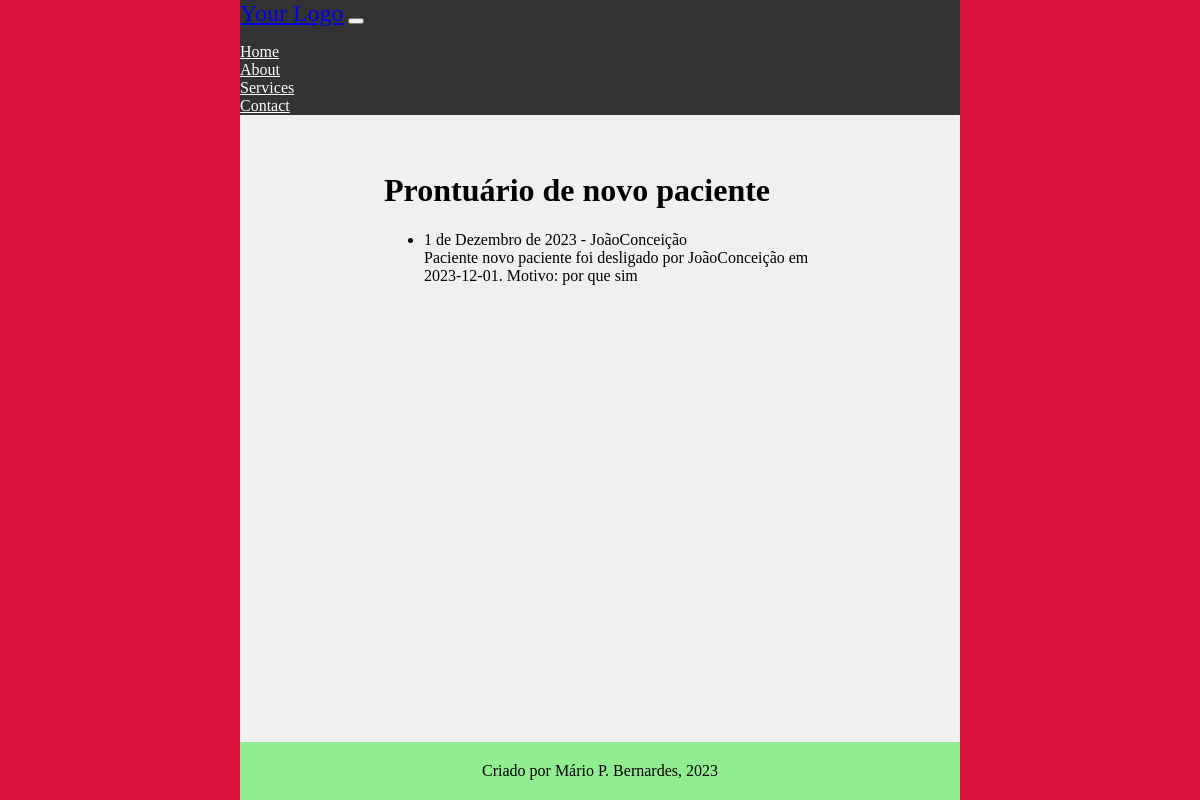
The page /main/prontuario/7896548/ (signed in) on the database as committed earlier.
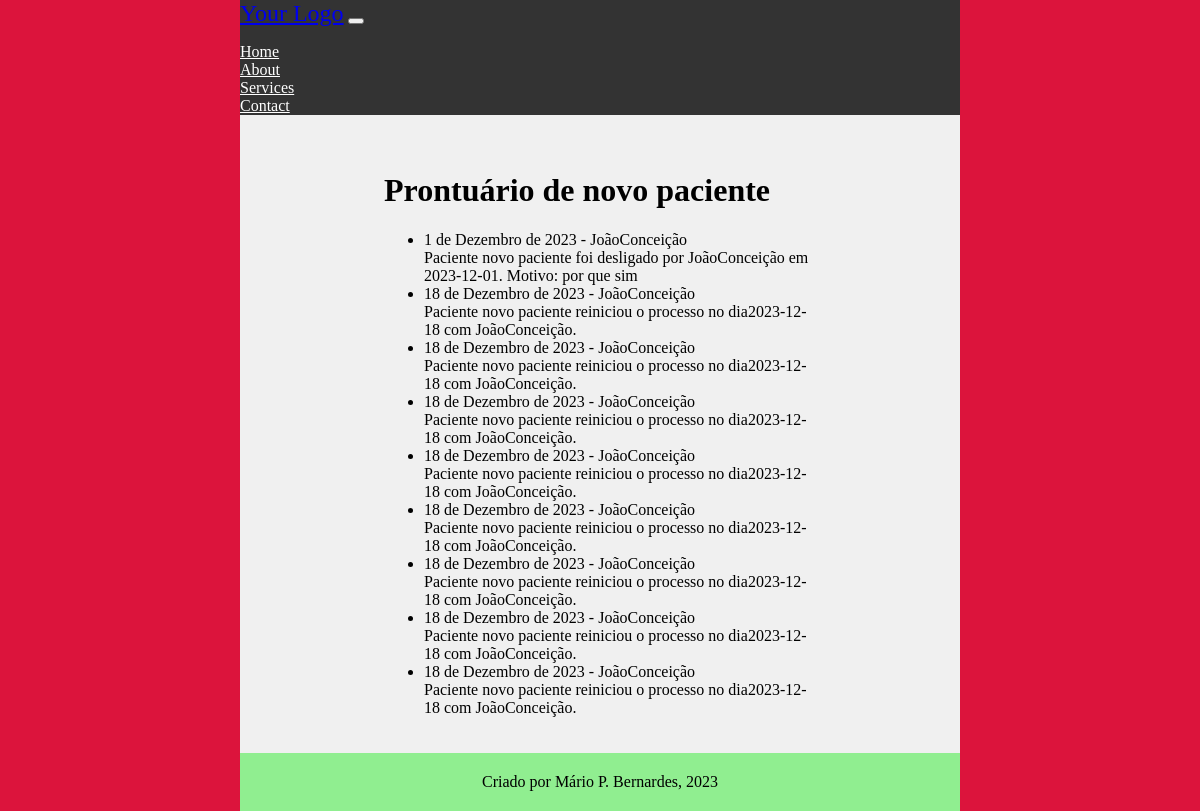
The same page on the database as committed later.
### main/models.py (models this page shows, shortened)
class CadastroPacientes(models.Model):
    nome = models.CharField(verbose_name='Nome do Paciente', max_length=100,
                            validators=[validate_letters, MinLengthValidator(limit_value=5)])
    prontuario_numero = models.CharField(verbose_name='Nº de Prontuario', max_length=7,
                                         unique=True, validators=[validate_numbers, MinLengthValidator(limit_value=7)]
                                         )
    nascimento = models.DateField(verbose_name='Data de Nascimento', help_text='dd/mm/aaaa',
                                  validators=[validate_date_past])
    responsavel_legal = models.CharField(verbose_name='Responsável Legal', max_length=100,
                                         null=True, blank=True, validators=[validate_letters,
                                                                            MinLengthValidator(limit_value=5)])
    data_inicio = models.DateField(verbose_name='Data de Inicio', help_text='dd/mm/aaaa')
    data_final = models.DateField(verbose_name='Data do Desligamento', help_text='dd/mm/aaaa', blank=True, null=True,
                                  validators=[validate_date_past])
    desligado = models.BooleanField(verbose_name='Desligado', help_text='Paciente desligado', default=False)
    cpf_numero = models.CharField(verbose_name='CPF', max_length=11, unique=True,
                                  validators=[validate_numbers, MinLengthValidator(limit_value=11)])
    MOD_CHOICES = (
        (0, 'Individual'),
        (1, 'Grupo'),
        (2, 'Casal'),
    )
    modalidade_atendimento = models.IntegerField(verbose_name='Modalidade', choices=MOD_CHOICES)
    grupo = models.ForeignKey(
        'CadastroGrupos',
        related_name='membros',
        on_delete=models.PROTECT,
        blank=True,
        null=True
    )
    convenio = models.ForeignKey(
        'ConveniosAceitos',
        related_name='pacientes',
        on_delete=models.PROTECT
    )
    carteirinha_convenio = models.CharField(verbose_name='Número do Convênio',
                                            max_length=50, blank=True, null=True,
                                            validators=[validate_numbers, MinLengthValidator(limit_value=7)])
    terapeuta = models.ForeignKey(
        'CadastroProfissionais',
        related_name='pacientes',
        on_delete=models.PROTECT
    )
    endereco_rua = models.CharField(verbose_name='Endereço', max_length=100,
                                    validators=[MinLengthValidator(limit_value=10)])
    endereco_bairro = models.CharField(verbose_name='Bairro', max_length=50,
                                       validators=[MinLengthValidator(limit_value=3)])
    endereco_numero = models.CharField(verbose_name='Número', max_length=7, validators=[validate_numbers])
    endereco_complemento = models.CharField(verbose_name='Complemento', max_length=100,
                                            validators=[MinLengthValidator(limit_value=4)])
    telefone_numero = models.CharField(verbose_name='Telefone', max_length=11,
                                       validators=[validate_numbers, MinLengthValidator(limit_value=11)])
    cidade = models.CharField(verbose_name='Cidade', max_length=100, validators=[validate_letters,
                                                                                 MinLengthValidator(limit_value=3)])
    cep_numero = models.CharField(verbose_name='CEP', max_length=8, validators=[validate_numbers,
                                                                                MinLengthValidator(limit_value=8)])
    email = models.EmailField(verbose_name='E-mail')
    observacoes = models.TextField(verbose_name='Observações', blank=True, null=True)
    objects = models.Manager()
    class Meta:
        verbose_name = 'Paciente'
        verbose_name_plural = 'Pacientes'
        ordering = ["nome"]
        permissions = [
            ('transfer_pac', 'Transferir Paciente (Terapeutas)'),
            ('deslig_pac', 'Desligar Paciente (Terapeutas)'),
            ('add_pac_group', 'Adicionar Paciente a Grupo (Terapeutas')
        ]

class Prontuarios(models.Model):
    numero = models.ForeignKey(
        'CadastroPacientes',
        on_delete=models.PROTECT,
        to_field='prontuario_numero',
        related_name='paciente',
        verbose_name='Nº de Prontuário'
    )
    autor = models.ForeignKey(
        'CadastroProfissionais',
        on_delete=models.PROTECT,
        to_field='nome',
        related_name='prontuarios',
        verbose_name='Terapeuta'
    )
    data_entrada = models.DateField(auto_now_add=True, editable=False, verbose_name='Data da Entrada')
    data_consulta = models.DateField(verbose_name='Data da Consulta', validators=[validate_date_past])
    entrada = models.TextField(verbose_name='Parecer', validators=[MinLengthValidator(limit_value=10)])
    objects = models.Manager()
    class Meta:
        verbose_name = 'Prontuário'
        verbose_name_plural = 'Prontuários'
        permissions = [
            ('add_entry', 'Adicionar entradas em prontuários (Terapeutas)')
        ]

class CadastroProfissionais(models.Model):
    nome = models.CharField(verbose_name='Nome', max_length=100,
                            unique=True, editable=True, validators=[validate_letters])
    conselho_codigo = models.CharField(verbose_name='CRP', max_length=5, unique=True,
                                       editable=True, validators=[validate_numbers])
    STATUS_POS_CHOICES = (
        (0, 'Nível 1 - Incompleto'),
        (1, 'Nível 1 - Completo'),
        (2, 'Nível 2 - Incompleto'),
        (3, 'Nível 2 - Completo'),
        (4, 'Nível 3 - Incompleto'),
        (5, 'Nível 3 - Completo'),
    )
    pos_grad_status = models.IntegerField(verbose_name='Status Pós', choices=STATUS_POS_CHOICES, default=0)
    unimed_codigo = models.CharField(verbose_name='Número cadastro Unimed', max_length=6,
                                     unique=True, editable=True, validators=[validate_numbers])
    email = models.EmailField(verbose_name='Email', editable=True)
    telefone_numero = models.CharField(verbose_name='Telefone', max_length=11,
                                       editable=True, validators=[validate_numbers])
    endereco_rua = models.CharField(verbose_name='Endereço', max_length=100)
    endereco_bairro = models.CharField(verbose_name='Bairro', max_length=50)
    endereco_numero = models.CharField(verbose_name='Número', max_length=7, validators=[validate_numbers])
    endereco_complemento = models.CharField(verbose_name='Complemento', max_length=100)
    cidade = models.CharField(verbose_name='Cidade', max_length=20, validators=[validate_letters,
                                                                                MinLengthValidator(limit_value=3)])
    cep_numero = models.CharField(verbose_name='CEP', max_length=8, validators=[validate_numbers,
                                                                                MinLengthValidator(limit_value=8)])
    nascimento_data = models.DateField(verbose_name='Data de Nascimento', help_text='dd/mm/aaaa',
                                       validators=[validate_date_past])
    cpf_numero = models.CharField(verbose_name='CPF', unique=True, validators=[validate_numbers], max_length=11)
    rg_numero = models.CharField(verbose_name='Número RG', max_length=12,
                                 validators=[MinLengthValidator(limit_value=6)])
    rg_emissor = models.CharField(verbose_name='Orgão Emissor RG', max_length=50)
    usuario_codigo = models.ForeignKey(
        CustomUser,
        related_name='Terapeutas',
        on_delete=models.PROTECT
    )
    objects = models.Manager()
    def __str__(self):
        return f'{self.nome}'
    class Meta:
        verbose_name = 'Terapeuta'
        verbose_name_plural = 'Terapeutas'
        permissions = [
            ('add_terapeuta', 'Adicionar novos Usuários (Administrativos)')
        ]

### main/views.py (the view)
@login_required(login_url="/main/login")
def list_entradas(request, prontuario_numero):
    current_user_terapeuta = request.user.Terapeutas.get()
    current_paciente = CadastroPacientes.objects.get(prontuario_numero=prontuario_numero)
    current_paciente_prontuario = Prontuarios.objects.filter(numero_id=prontuario_numero)
    context = {
        'current_user': current_user_terapeuta,
        'paciente': current_paciente,
        'prontuarios': current_paciente_prontuario,
    }
    return render(request, 'prontuario_pac.html', context)

### main/templates/prontuario_pac.html (shortened to what this page needs)
{% extends 'middleman1.html' %}
{% load bootstrap5 %}
{% load static %}
    {% block content %}
    <h1>Prontuário de {{ paciente.nome }} </h1>
    <ul>
        {% for prontuario in prontuarios %}
            <li>
                {{ prontuario.data_consulta }} - {{ prontuario.autor }} <br>
                {{ prontuario.entrada }}
            </li>
        {% empty %}
            <li>Nenhuma entrada encontrada neste prontuário.</li>
        {% endfor %}
    </ul>
    {% endblock %}

### main/templates/middleman1.html (shortened to what this page needs)
{% load static %}
<!DOCTYPE html>
<html lang="pt-br">
<head>
    <link rel="stylesheet" type="text/css" href="{% static 'main_style.css' %}">
</head>
<body>
    <div class="page-container">
        <header>
            <nav class="navbar navbar-expand-lg navbar-light bg-light">
                <div class="container">
                    <a class="navbar-brand" href="#">Your Logo</a>
                    <button class="navbar-toggler" type="button" data-bs-toggle="collapse" data-bs-target="#navbarNav" aria-controls="navbarNav" aria-expanded="false" aria-label="Toggle navigation">
                    </button>
                    <div class="collapse navbar-collapse" id="navbarNav">
                        <ul class="navbar-nav">
                            <li class="nav-item">
                                <a class="nav-link" href="#">Home</a>
                            </li>
                            <li class="nav-item">
                                <a class="nav-link" href="#">About</a>
                            </li>
                            <li class="nav-item">
                                <a class="nav-link" href="#">Services</a>
                            </li>
                            <li class="nav-item">
                                <a class="nav-link" href="#">Contact</a>
                            </li>
                        </ul>
                    </div>
                </div>
            </nav>
        </header>
        <main class="main-content">
            {% block content %}{% endblock %}
        </main>
        <footer class="footer">
            Criado por Mário P. Bernardes, 2023
        </footer>
    </div>
</body>
</html>

### main/static/main_style.css (style rules this page uses)
body { font-family: 'Times New Roman', Times, serif; font-size: 16px; background-color: #f0f0f0; margin: 0; padding: 0; }
.page-container { border-left: 20vw solid crimson; border-right: 20vw solid crimson; min-height: 100vh; box-sizing: border-box; display: flex; flex-direction: column; }
.main-content { width: 60%; margin: 0 auto; padding: 20px; flex-grow: 1; }
.navbar { background-color: #333; color: #fff; }
.navbar-brand { font-size: 24px; }
.navbar-nav { list-style-type: none; padding: 0; }
.nav-item { margin-right: 20px; }
.nav-link { color: #fff; }
.footer { background-color: lightgreen; color: #000; padding: 20px 0; text-align: center; flex-shrink: 0; }

Rows that differ between the two databases and show on the page:
added Prontuarios: data_consulta "18 de Dezembro de 2023", autor "JoãoConceição", entrada "Paciente novo paciente reiniciou o processo no dia2023-12-18 com JoãoConceição."
added Prontuarios: data_consulta "18 de Dezembro de 2023", autor "JoãoConceição", entrada "Paciente novo paciente reiniciou o processo no dia2023-12-18 com JoãoConceição."
added Prontuarios: data_consulta "18 de Dezembro de 2023", autor "JoãoConceição", entrada "Paciente novo paciente reiniciou o processo no dia2023-12-18 com JoãoConceição."
added Prontuarios: data_consulta "18 de Dezembro de 2023", autor "JoãoConceição", entrada "Paciente novo paciente reiniciou o processo no dia2023-12-18 com JoãoConceição."
added Prontuarios: data_consulta "18 de Dezembro de 2023", autor "JoãoConceição", entrada "Paciente novo paciente reiniciou o processo no dia2023-12-18 com JoãoConceição."
added Prontuarios: data_consulta "18 de Dezembro de 2023", autor "JoãoConceição", entrada "Paciente novo paciente reiniciou o processo no dia2023-12-18 com JoãoConceição."
added Prontuarios: data_consulta "18 de Dezembro de 2023", autor "JoãoConceição", entrada "Paciente novo paciente reiniciou o processo no dia2023-12-18 com JoãoConceição."
added Prontuarios: data_consulta "18 de Dezembro de 2023", autor "JoãoConceição", entrada "Paciente novo paciente reiniciou o processo no dia2023-12-18 com JoãoConceição."
